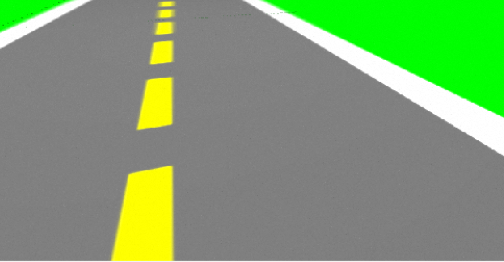
#> input picture catkin_ws/src/rc_car/ta_lab_sunny/scripts/hough.png, 504 x 262 px
$ python ta_line_detector.py   (Python 2 division)
#> lines starting #> are read from the running program, lines starting #| are printed output that depends on the picture; after the words box and inside, x2 and y2 are one past the last pixel; in counts of white or black regions, pixels touching at a corner belong together
import numpy as np
import scipy as sp
import cv2
import time

from matplotlib import pyplot as plt
#matplotlib inline

# set display defaults
plt.rcParams['figure.figsize'] = (10, 10)        # large images
plt.rcParams['image.interpolation'] = 'nearest'  # don't interpolate: show square pixels

#Use your own image
img = cv2.imread("hough.png")
#> img is the input picture: shape (262, 504, 3); mean B, G, R 113.8, 156.7, 127.2
image_cv = cv2.resize(img,(160, 120),interpolation=cv2.INTER_NEAREST)
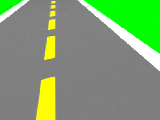
#> image_cv: shape (120, 160, 3); mean B, G, R 113.2, 156.4, 126.4

dst1 = cv2.cvtColor(img,cv2.COLOR_BGR2RGB)
plt.subplot(121),plt.imshow(dst1,cmap = 'brg')
plt.title('Original Image'), plt.xticks([]), plt.yticks([])

dst2 = cv2.cvtColor(image_cv,cv2.COLOR_BGR2RGB)
plt.subplot(122),plt.imshow(dst2,cmap = 'brg')
plt.title('Resized Image'), plt.xticks([]), plt.yticks([])

#plt.show()

#FInd te Edges
gray = cv2.cvtColor(image_cv,cv2.COLOR_BGR2GRAY)
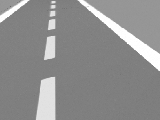
#> gray: shape (120, 160); min 102, max 255, mean 142.5
edges=cv2.Canny(gray,100,350)
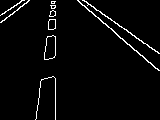
#> edges: shape (120, 160); 3.1% white in thin lines or dots
plt.imshow(edges,cmap = 'gray')
plt.title('Edge Image'), plt.xticks([]), plt.yticks([])
plt.show()
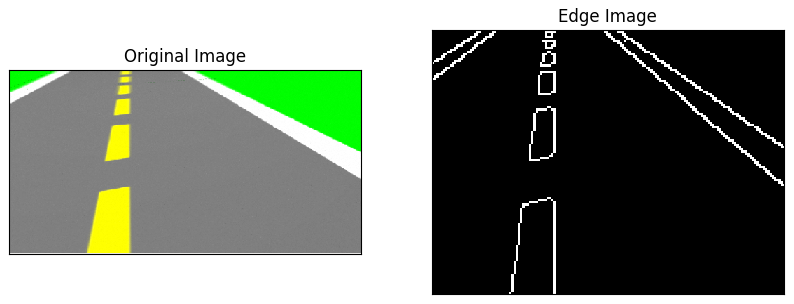
#> figure drawn by matplotlib, 2 panels

#Setup HSV threshold
hsv_white1 = np.array([0,0,150])
hsv_white2 = np.array([180,100,255])
hsv_yellow1 = np.array([25,50,50])
hsv_yellow2 = np.array([45,255,255])
hsv_red1 = np.array([0,100,100])
hsv_red2 = np.array([15,255,255])
hsv_red3 = np.array([165,100,100])
hsv_red4 = np.array([180,255,255])
hsv_green1 = np.array([35,43,46])
hsv_green2 = np.array([77,255,255])
hsv_blue1 = np.array([100,43,36])
hsv_blue2 = np.array([124,255,255])

#threshold color in HSV space
hsv = cv2.cvtColor(image_cv,cv2.COLOR_BGR2HSV)
#> hsv: shape (120, 160, 3); mean H, S, V 9.4, 43.7, 156.4
white = cv2.inRange(hsv,hsv_white1,hsv_white2)
#> white: shape (120, 160); 5.9% white; 27 white regions (25 under 20 px), largest, box (x1, y1, x2, y2) and area: (77, 0, 160, 71) 890, (0, 0, 30, 23) 165
yellow = cv2.inRange(hsv,hsv_yellow1,hsv_yellow2)
#> yellow: shape (120, 160); 6% white; 6 white regions (1 under 20 px), largest, box (x1, y1, x2, y2) and area: (35, 76, 56, 120) 745, (44, 36, 56, 60) 243, (48, 19, 56, 30) 81, (49, 10, 56, 17) 42, (50, 5, 56, 9) 23
red1 = cv2.inRange(hsv,hsv_red1,hsv_red2)
#> red1: shape (120, 160); every value is 0
red2 = cv2.inRange(hsv,hsv_red3,hsv_red4)
red = cv2.bitwise_or(red1,red2)
blue = cv2.inRange(hsv,hsv_blue1,hsv_blue2)
green = cv2.inRange(hsv,hsv_green1,hsv_green2)
#> green: shape (120, 160); 12.1% white; 2 white regions, box (x1, y1, x2, y2) and area: (83, 0, 160, 54) 2115, (0, 0, 24, 16) 200

kernel = cv2.getStructuringElement(cv2.MORPH_ELLIPSE,(3, 3))
white = cv2.dilate(white, kernel)
#> white: shape (120, 160); 8% white; 20 white regions (14 under 20 px), largest, box (x1, y1, x2, y2) and area: (76, 0, 160, 72) 1059, (0, 0, 31, 24) 221, (54, 76, 57, 94) 50, (54, 35, 57, 53) 48, (48, 4, 52, 21) 37, (51, 18, 57, 31) 37
yellow = cv2.dilate(yellow, kernel)
#> yellow: shape (120, 160); 7.3% white; 3 white regions, box (x1, y1, x2, y2) and area: (34, 75, 57, 120) 843, (43, 35, 57, 61) 308, (47, 0, 57, 31) 248
red = cv2.dilate(red, kernel)
green = cv2.dilate(green, kernel)
#> green: shape (120, 160); 12.6% white; 2 white regions, box (x1, y1, x2, y2) and area: (82, 0, 160, 55) 2193, (0, 0, 25, 17) 225
blue = cv2.dilate(blue, kernel)
# Uncomment '#' to plot with color
x = cv2.cvtColor(yellow, cv2.COLOR_GRAY2BGR)
x[:,:,2] *= 1
x[:,:,1] *= 1
x[:,:,0] *= 0
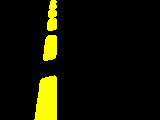
#> x: shape (120, 160, 3); mean B, G, R 0, 18.6, 18.6
x = cv2.cvtColor(x, cv2.COLOR_BGR2RGB)

y = cv2.cvtColor(red, cv2.COLOR_GRAY2BGR)
#> y: shape (120, 160, 3); every value is 0
y[:,:,2] *= 1
y[:,:,1] *= 0
y[:,:,0] *= 0
y = cv2.cvtColor(y, cv2.COLOR_BGR2RGB)

b = cv2.cvtColor(blue, cv2.COLOR_GRAY2BGR)
b[:,:,2] *= 0
b[:,:,1] *= 0
b[:,:,0] *= 1
b = cv2.cvtColor(b, cv2.COLOR_BGR2RGB)

g = cv2.cvtColor(green, cv2.COLOR_GRAY2BGR)
g[:,:,2] *= 0
g[:,:,1] *= 1
g[:,:,0] *= 0
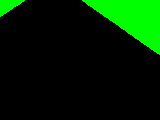
#> g: shape (120, 160, 3); mean B, G, R 0, 32.1, 0
g = cv2.cvtColor(g, cv2.COLOR_BGR2RGB)
plt.subplot(131),plt.imshow(white,cmap = 'gray')
plt.title('White'), plt.xticks([]), plt.yticks([])
#plt.subplot(131),plt.imshow(b,cmap = 'gray')
#plt.title('Blue'), plt.xticks([]), plt.yticks([])

plt.subplot(132),plt.imshow(yellow,cmap = 'gray')
plt.subplot(132),plt.imshow(x,cmap = 'brg')

plt.title('Yellow'), plt.xticks([]), plt.yticks([])
# [5 lines of commented-out code are left out]
plt.subplot(133),plt.imshow(y,cmap = 'brg')
plt.title('Red'), plt.xticks([]), plt.yticks([])
#plt.imshow(g)
plt.show()


# Bitwise color and edges
edge_color_white=cv2.bitwise_and(edges,white)
#> edge_color_white: shape (120, 160); 2.5% white in thin lines or dots
edge_color_yellow=cv2.bitwise_and(edges,yellow)
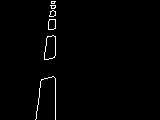
#> edge_color_yellow: shape (120, 160); 1.2% white in thin lines or dots, all inside (x1, y1, x2, y2) = (35, 1, 56, 120)
edge_color_red=cv2.bitwise_and(edges,red)

plt.imshow(edge_color_yellow,cmap = 'gray')
plt.title('Edge Color Y'), plt.xticks([]), plt.yticks([])
plt.subplot(131),plt.imshow(edge_color_white,cmap = 'gray')
plt.title('Edge Color W'), plt.xticks([]), plt.yticks([])
plt.subplot(132),plt.imshow(edge_color_yellow,cmap = 'gray')
plt.title('Edge Color Y'), plt.xticks([]), plt.yticks([])
plt.subplot(133),plt.imshow(edge_color_red,cmap = 'gray')
plt.title('Edge Color R'), plt.xticks([]), plt.yticks([])

plt.show()

#Find Lines

lines_white = cv2.HoughLinesP(edge_color_white,1,np.pi/180,10,np.empty(1),1.5,1)
#> lines_white = 25 rows, first 6: [83, 0, 159, 53], [98, 17, 134, 50], [129, 44, 148, 62], [9, 16, 29, 0], [55, 52, 55, 36], [38, 100, 38, 98]
lines_yellow = cv2.HoughLinesP(edge_color_yellow,1,np.pi/180,10,np.empty(1),1.5,1)
#> lines_yellow = 18 rows, first 6: [55, 7, 55, 5], [55, 55, 55, 36], [35, 119, 39, 90], [44, 57, 47, 36], [55, 78, 55, 101], [55, 102, 55, 113]
lines_red = cv2.HoughLinesP(edge_color_red,1,np.pi/180,10,np.empty(1),1.5,1)
#> lines_red = None

color = "y"
lines = lines_yellow
#> lines has the same summary as lines_yellow
bw = yellow

#color = "y"
#lines = lines_white
#bw = white

if lines is not None:
    lines = np.array(lines[0])
#> lines = [[55, 7, 55, 5]]
    print "found lines"

else:
    lines = []
    print "no lines"

#SHow the lines
image_with_lines = np.copy(dst2)
if len(lines)>0:
    for x1,y1,x2,y2 in lines:
        cv2.line(image_with_lines, (x1,y1), (x2,y2), (0,0,255), 2)
        cv2.circle(image_with_lines, (x1,y1), 2, (0,255,0))
        cv2.circle(image_with_lines, (x2,y2), 2, (255,0,0))
#> this loop made 1 pass
#> image_with_lines: shape (120, 160, 3); mean R, G, B 126.4, 156.3, 113.2

plt.imshow(image_with_lines,cmap = 'brg')
plt.title('Line Image'), plt.xticks([]), plt.yticks([])
plt.show()

#find normal
arr_cutoff = np.array((0, 40, 0, 40))
arr_ratio = np.array((1./160, 1./120, 1./160, 1./120))

normals = []
centers = []
if len(lines)>0:

    #find the normalized coordinates
    lines_normalized = ((lines + arr_cutoff) * arr_ratio)
#> lines_normalized = [[0.344, 0.392, 0.344, 0.375]]
    length = np.sum((lines[:,0:2]-lines[:,2:4])**2,axis=1,keepdims=True)**0.5
#> length = [2]
    dx = 1.*(lines[:,3:4]-lines[:,1:2])/length
#> dx = [-1]
    dy = 1.*(lines[:,0:1]-lines[:,2:3])/length
#> dy = [0]
    centers = np.hstack([(lines[:,0:1]+lines[:,2:3])/2,(lines[:,1:2]+lines[:,3:4])/2])
#> centers = [[55, 6]]
    #find the vectors' direction
    x3 = (centers[:,0:1] - 3.*dx).astype('int')
#> x3 = [58]
    x3[x3<0]=0
    x3[x3>=160]=160-1

    y3 = (centers[:,1:2] - 3.*dy).astype('int')
#> y3 = [6]
    y3[y3<0]=0
    y3[y3>=120]=120-1

    x4 = (centers[:,0:1] + 3.*dx).astype('int')
#> x4 = [52]
    x4[x4<0]=0
    x4[x4>=160]=160-1

    y4 = (centers[:,1:2] + 3.*dy).astype('int')
#> y4 = [6]
    y4[y4<0]=0
    y4[y4>=120]=120-1

    flag_signs = (np.logical_and(bw[y3,x3]>0,bw[y4,x4]==0)).astype('int')*2-1
#> flag_signs = [-1]
    normals = np.hstack([dx, dy]) * flag_signs
#> normals = [[1, 0]]
    flag = ((lines[:,2]-lines[:,0])*normals[:,1] - (lines[:,3]-lines[:,1])*normals[:,0])>0
#> flag = [True]
    for i in range(len(lines)):
        if flag[i]:
            x1,y1,x2,y2 = lines[i, :]
            lines[i, :] = [x2,y2,x1,y1]
#> this loop made 1 pass
#> after the loop, lines = [[55, 5, 55, 7]]

#Draw the normal
image_with_lines = np.copy(dst2)
if len(centers)>0:
    for x,y,dx,dy in np.hstack((centers,normals)):
        x3 = int(x - 2.*dx)
        y3 = int(y - 2.*dy)
        x4 = int(x + 2.*dx)
        y4 = int(y + 2.*dy)
        cv2.line(image_with_lines, (x3,y3), (x4,y4), (0,0,255), 1)
        cv2.circle(image_with_lines, (x3,y3), 1, (0,255,0))
        cv2.circle(image_with_lines, (x4,y4), 1, (255,0,0))
#> this loop made 1 pass
#> (x, y, dx, dy, x3, y3, x4, y4) on pass 1: (55, 6, 1, 0, 53, 6, 57, 6)
#> image_with_lines: shape (120, 160, 3); mean R, G, B 126.4, 156.3, 113.2

plt.subplot(121),plt.imshow(image_with_lines,cmap = 'brg')
plt.title('Line Normals'), plt.xticks([]), plt.yticks([])

image_with_lines = np.copy(dst2)
if len(lines)>0:
    for x1,y1,x2,y2 in lines:
        cv2.line(image_with_lines, (x1,y1), (x2,y2), (0,0,255), 2)
        cv2.circle(image_with_lines, (x1,y1), 2, (0,255,0))
        cv2.circle(image_with_lines, (x2,y2), 2, (255,0,0))
#> this loop made 1 pass
#> image_with_lines: shape (120, 160, 3); mean R, G, B 126.4, 156.3, 113.2

plt.subplot(122),plt.imshow(image_with_lines,cmap = 'brg')
plt.title('Line Image'), plt.xticks([]), plt.yticks([])
plt.show()

$ run again, with catkin_ws/src/rc_car/ta_lab_sunny/scripts/township.png copied over catkin_ws/src/rc_car/ta_lab_sunny/scripts/hough.png
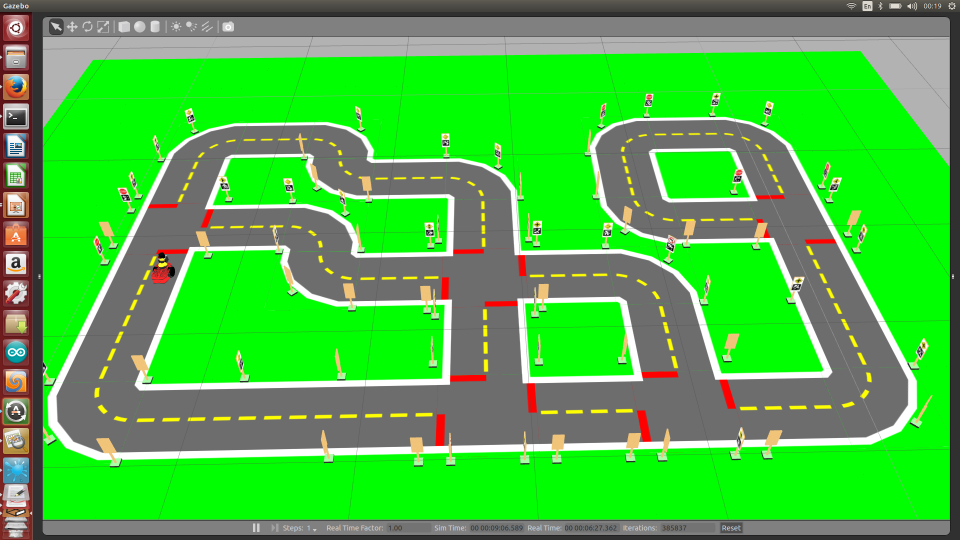
#> input picture catkin_ws/src/rc_car/ta_lab_sunny/scripts/township.png, 1920 x 1080 px (shown at 1/2 size)
#> img is the input picture: shape (1080, 1920, 3); mean B, G, R 67.1, 186.4, 73.5
#> `edges=cv2.Canny(gray,100,350)`:
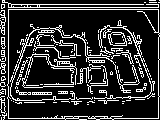
#> edges: shape (120, 160); 19.3% white in thin lines or dots
#> hsv: shape (120, 160, 3); mean H, S, V 32.5, 127.5, 189.2
#> red1: shape (120, 160); 1.6% white in thin lines or dots
#> red2: shape (120, 160); 0.36% white in thin lines or dots, all inside (x1, y1, x2, y2) = (0, 15, 6, 88)
#> edge_color_white: shape (120, 160); 11.3% white in thin lines or dots
#> edge_color_yellow: shape (120, 160); 2.3% white in thin lines or dots, all inside (x1, y1, x2, y2) = (2, 17, 147, 111)
#> `edge_color_red=cv2.bitwise_and(edges,red)`:
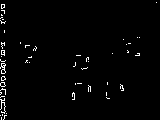
#> edge_color_red: shape (120, 160); 1.8% white in thin lines or dots
#> lines_white = 285 rows, first 6: [8, 9, 158, 9], [79, 98, 98, 98], [22, 85, 38, 85], [107, 100, 118, 100], [8, 96, 8, 86], [35, 41, 38, 41]
#> lines_yellow = 51 rows, first 6: [136, 89, 138, 89], [19, 94, 25, 94], [61, 92, 67, 92], [38, 94, 46, 94], [28, 92, 46, 92], [58, 61, 69, 61]
#> lines_red = 37 rows, first 6: [1, 66, 1, 61], [4, 70, 4, 61], [4, 7, 4, 4], [2, 69, 2, 66], [3, 69, 3, 61], [1, 10, 1, 4]
#> `lines = lines_yellow`: lines has the same summary as lines_yellow
#> `lines = np.array(lines[0])`: lines = [[136, 89, 138, 89]]
#> the loop `for x1,y1,x2,y2 in lines:` made 1 pass
#> lines_normalized = [[0.85, 1.07, 0.863, 1.07]]
#> length = [2]
#> `dx = 1.*(lines[:,3:4]-lines[:,1:2])/length`: dx = [0]
#> `dy = 1.*(lines[:,0:1]-lines[:,2:3])/length`: dy = [-1]
#> centers = [[137, 89]]
#> `x3 = (centers[:,0:1] - 3.*dx).astype('int')`: x3 = [137]
#> `y3 = (centers[:,1:2] - 3.*dy).astype('int')`: y3 = [92]
#> `x4 = (centers[:,0:1] + 3.*dx).astype('int')`: x4 = [137]
#> `y4 = (centers[:,1:2] + 3.*dy).astype('int')`: y4 = [86]
#> flag_signs = [-1]
#> normals = [[0, 1]]
#> flag = [True]
#> the loop `for i in range(len(lines)):` made 1 pass
#> after the loop `for i in range(len(lines)):`: lines = [[138, 89, 136, 89]]
#> the loop `for x,y,dx,dy in np.hstack((centers,normals)):` made 1 pass
#> (x, y, dx, dy, x3, y3, x4, y4) on pass 1: (137, 89, 0, 1, 137, 87, 137, 91)
#> the loop `for x1,y1,x2,y2 in lines:` made 1 pass

$ run again, with catkin_ws/src/rc_car/ta_lab_sunny/scripts/sudoku.jpg saved as catkin_ws/src/rc_car/ta_lab_sunny/scripts/hough.png
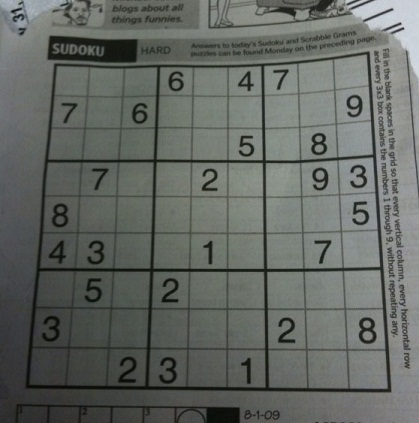
#> input picture catkin_ws/src/rc_car/ta_lab_sunny/scripts/sudoku.jpg, 419 x 423 px
#> img is the input picture: shape (423, 419, 3); mean B, G, R 98.9, 103.6, 99.4
#> `edges=cv2.Canny(gray,100,350)`:
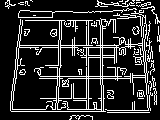
#> edges: shape (120, 160); 17.5% white in thin lines or dots
#> hsv: shape (120, 160, 3); mean H, S, V 58.8, 17.1, 104.3
#> red1: shape (120, 160); every value is 0
#> y: shape (120, 160, 3); every value is 0
#> `edge_color_white=cv2.bitwise_and(edges,white)`:
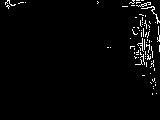
#> edge_color_white: shape (120, 160); 2.3% white in thin lines or dots, all inside (x1, y1, x2, y2) = (5, 0, 160, 95)
#> edge_color_yellow: shape (120, 160); 0.02% white in thin lines or dots, all inside (x1, y1, x2, y2) = (78, 16, 123, 56)
#> lines_white = 54 rows, first 6: [144, 25, 145, 20], [143, 4, 143, 8], [151, 46, 152, 57], [143, 36, 143, 32], [142, 50, 142, 38], [148, 52, 148, 50]
#> lines_yellow = None
